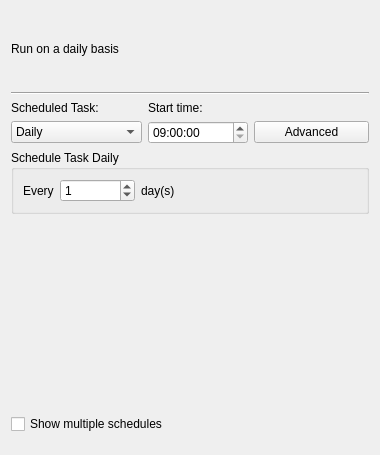
<?xml version="1.0" encoding="UTF-8"?>
<ui version="4.0">
 <class>ScheduleScheduleWidget</class>
 <widget class="QWidget" name="ScheduleScheduleWidget">
  <property name="geometry">
   <rect>
    <x>0</x>
    <y>0</y>
    <width>380</width>
    <height>455</height>
   </rect>
  </property>
  <property name="sizePolicy">
   <sizepolicy hsizetype="Fixed" vsizetype="Fixed">
    <horstretch>0</horstretch>
    <verstretch>0</verstretch>
   </sizepolicy>
  </property>
  <property name="windowTitle">
   <string>Form</string>
  </property>
  <layout class="QGridLayout" name="gridLayout_2">
   <item row="1" column="0" colspan="3">
    <widget class="Line" name="line">
     <property name="orientation">
      <enum>Qt::Horizontal</enum>
     </property>
    </widget>
   </item>
   <item row="2" column="0">
    <widget class="QLabel" name="scheduleLabel">
     <property name="text">
      <string>Scheduled Task:</string>
     </property>
     <property name="buddy">
      <cstring>scheduleComboBox</cstring>
     </property>
    </widget>
   </item>
   <item row="2" column="1">
    <widget class="QLabel" name="startLabel">
     <property name="text">
      <string>Start time:</string>
     </property>
     <property name="buddy">
      <cstring>startTimeEdit</cstring>
     </property>
    </widget>
   </item>
   <item row="3" column="0">
    <widget class="QComboBox" name="scheduleComboBox">
     <item>
      <property name="text">
       <string>Daily</string>
      </property>
     </item>
     <item>
      <property name="text">
       <string>Weekly</string>
      </property>
     </item>
     <item>
      <property name="text">
       <string>Monthly</string>
      </property>
     </item>
     <item>
      <property name="text">
       <string>Once</string>
      </property>
     </item>
     <item>
      <property name="text">
       <string>At syaytem Startup</string>
      </property>
     </item>
     <item>
      <property name="text">
       <string>At Logon</string>
      </property>
     </item>
     <item>
      <property name="text">
       <string>When Idle</string>
      </property>
     </item>
    </widget>
   </item>
   <item row="3" column="1">
    <widget class="QTimeEdit" name="startTimeEdit">
     <property name="sizePolicy">
      <sizepolicy hsizetype="Maximum" vsizetype="Fixed">
       <horstretch>100</horstretch>
       <verstretch>0</verstretch>
      </sizepolicy>
     </property>
     <property name="minimumSize">
      <size>
       <width>100</width>
       <height>0</height>
      </size>
     </property>
     <property name="maximumSize">
      <size>
       <width>100</width>
       <height>16777215</height>
      </size>
     </property>
     <property name="wrapping">
      <bool>false</bool>
     </property>
     <property name="specialValueText">
      <string/>
     </property>
     <property name="dateTime">
      <datetime>
       <hour>9</hour>
       <minute>0</minute>
       <second>0</second>
       <year>2000</year>
       <month>1</month>
       <day>1</day>
      </datetime>
     </property>
     <property name="currentSection">
      <enum>QDateTimeEdit::SecondSection</enum>
     </property>
     <property name="displayFormat">
      <string>HH:mm:ss</string>
     </property>
     <property name="currentSectionIndex">
      <number>2</number>
     </property>
     <property name="timeSpec">
      <enum>Qt::LocalTime</enum>
     </property>
    </widget>
   </item>
   <item row="3" column="2">
    <widget class="QPushButton" name="advancedPushButton">
     <property name="text">
      <string>Advanced</string>
     </property>
    </widget>
   </item>
   <item row="5" column="0" colspan="3">
    <spacer name="verticalSpacer_2">
     <property name="orientation">
      <enum>Qt::Vertical</enum>
     </property>
     <property name="sizeHint" stdset="0">
      <size>
       <width>358</width>
       <height>168</height>
      </size>
     </property>
    </spacer>
   </item>
   <item row="6" column="0" colspan="2">
    <widget class="QCheckBox" name="showCheckBox">
     <property name="text">
      <string>Show multiple schedules</string>
     </property>
    </widget>
   </item>
   <item row="7" column="0" colspan="3">
    <spacer name="verticalSpacer">
     <property name="orientation">
      <enum>Qt::Vertical</enum>
     </property>
     <property name="sizeType">
      <enum>QSizePolicy::Fixed</enum>
     </property>
     <property name="sizeHint" stdset="0">
      <size>
       <width>358</width>
       <height>10</height>
      </size>
     </property>
    </spacer>
   </item>
   <item row="4" column="0" colspan="3">
    <widget class="QGroupBox" name="scheduleGroupBox">
     <property name="title">
      <string>Schedule Task Daily</string>
     </property>
     <layout class="QGridLayout" name="gridLayout">
      <item row="0" column="0">
       <widget class="QLabel" name="everyLabel">
        <property name="sizePolicy">
         <sizepolicy hsizetype="Maximum" vsizetype="Preferred">
          <horstretch>0</horstretch>
          <verstretch>0</verstretch>
         </sizepolicy>
        </property>
        <property name="text">
         <string>Every</string>
        </property>
        <property name="buddy">
         <cstring>everySpinBox</cstring>
        </property>
       </widget>
      </item>
      <item row="0" column="1">
       <widget class="QSpinBox" name="everySpinBox">
        <property name="sizePolicy">
         <sizepolicy hsizetype="Fixed" vsizetype="Fixed">
          <horstretch>50</horstretch>
          <verstretch>0</verstretch>
         </sizepolicy>
        </property>
        <property name="minimumSize">
         <size>
          <width>50</width>
          <height>0</height>
         </size>
        </property>
        <property name="maximumSize">
         <size>
          <width>75</width>
          <height>16777215</height>
         </size>
        </property>
        <property name="value">
         <number>1</number>
        </property>
       </widget>
      </item>
      <item row="0" column="2">
       <widget class="QLabel" name="daysLabel">
        <property name="text">
         <string>day(s)</string>
        </property>
       </widget>
      </item>
     </layout>
    </widget>
   </item>
   <item row="0" column="0" colspan="3">
    <widget class="QLabel" name="runLabel">
     <property name="sizePolicy">
      <sizepolicy hsizetype="Preferred" vsizetype="Fixed">
       <horstretch>0</horstretch>
       <verstretch>0</verstretch>
      </sizepolicy>
     </property>
     <property name="minimumSize">
      <size>
       <width>0</width>
       <height>75</height>
      </size>
     </property>
     <property name="text">
      <string>Run on a daily basis</string>
     </property>
    </widget>
   </item>
  </layout>
 </widget>
 <tabstops>
  <tabstop>scheduleComboBox</tabstop>
  <tabstop>startTimeEdit</tabstop>
  <tabstop>advancedPushButton</tabstop>
  <tabstop>everySpinBox</tabstop>
  <tabstop>showCheckBox</tabstop>
 </tabstops>
 <resources/>
 <connections/>
</ui>
